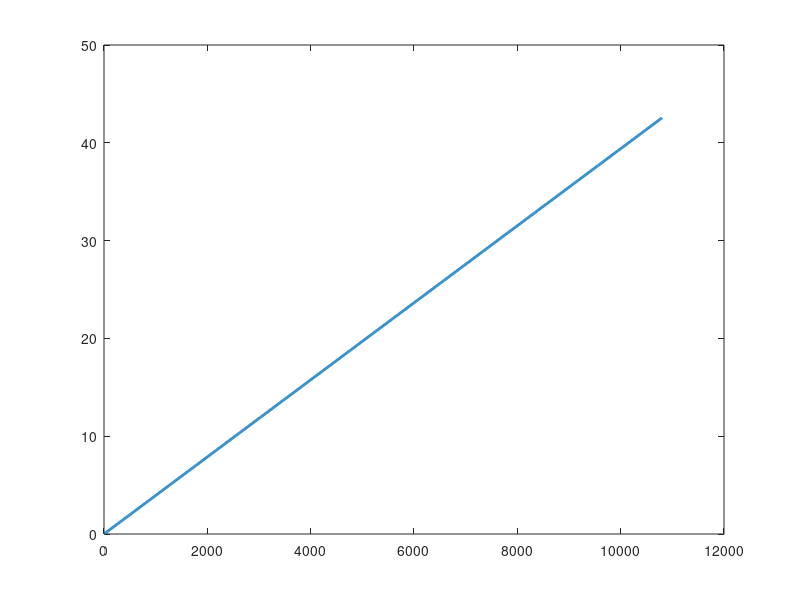

Source code (MATLAB): (Note: this script raises an error after producing the figure.)
close all
clear all


%%
matlab_latex_dir = '../report/tex_matlab/';

%% Parameters (need them)
salary_half_day = 75; % In euros
tt = 3*60*60;
lambda = [0.0039399];
duration = [3*3600];
mean_processing_time = 173;

%% Computed parameters
alpha = salary_half_day/mean_processing_time;
beta = salary_half_day/tt;

%% Precision parameter
nSAMPLES = 1000;

%% Build points
% Start time for each period + end of last period
tstart = zeros(1,length(duration)+1);
for i = 2:length(duration)+1
	tstart(i) = tstart(i-1)+duration(i-1);
end
% Cumulative arrival according to the estimation of lambda
CA_points = zeros(1,length(duration)+1);
for i = 2:length(duration)+1
	CA_points(1,i) = CA_points(i-1)+duration(i-1)*lambda(i-1);
end
% Linear interpolation
time = linspace(0,tstart(end),nSAMPLES);
CA = interp1(tstart,CA_points,time);

%% Plot
plot(time,CA,'linewidth',2);

%% Produce files
% Write data in ampl readable format
ind = 1:length(time);
fid = fopen('../ampl/parameters.dat', 'wt');
fprintf(fid, 'param : ind : time CA :=');
fprintf(fid, '\n\t%g\t%g\t%g\t', [ind' time' CA'].' );
fprintf(fid, ';');
fclose(fid);

% parameters for a latex table
header = {'Half day salary(\euro )' 'Total half day time(s)' 'alpha(\euro $s$/clients)' 'beta(\euro/$s^2$'};
latex_table = [salary_half_day tt alpha beta];

latex_tab(strcat(matlab_latex_dir,'table_param.tex'), latex_table,header);


